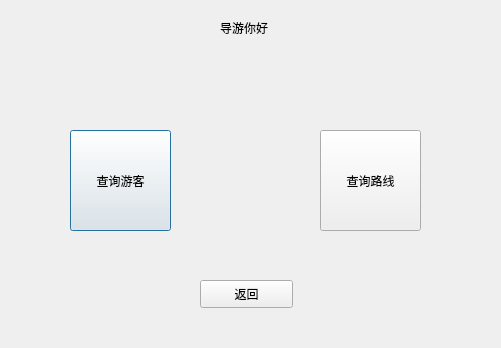
<?xml version="1.0" encoding="UTF-8"?>
<ui version="4.0">
 <class>Dialog</class>
 <widget class="QDialog" name="Dialog">
  <property name="geometry">
   <rect>
    <x>0</x>
    <y>0</y>
    <width>501</width>
    <height>348</height>
   </rect>
  </property>
  <property name="windowTitle">
   <string>Dialog</string>
  </property>
  <widget class="QLabel" name="label">
   <property name="geometry">
    <rect>
     <x>220</x>
     <y>20</y>
     <width>72</width>
     <height>15</height>
    </rect>
   </property>
   <property name="text">
    <string>导游你好</string>
   </property>
  </widget>
  <widget class="QPushButton" name="pushButton">
   <property name="geometry">
    <rect>
     <x>70</x>
     <y>130</y>
     <width>101</width>
     <height>101</height>
    </rect>
   </property>
   <property name="text">
    <string>查询游客</string>
   </property>
  </widget>
  <widget class="QPushButton" name="pushButton_2">
   <property name="geometry">
    <rect>
     <x>320</x>
     <y>130</y>
     <width>101</width>
     <height>101</height>
    </rect>
   </property>
   <property name="text">
    <string>查询路线</string>
   </property>
  </widget>
  <widget class="QPushButton" name="pushButton_3">
   <property name="geometry">
    <rect>
     <x>200</x>
     <y>280</y>
     <width>93</width>
     <height>28</height>
    </rect>
   </property>
   <property name="text">
    <string>返回</string>
   </property>
  </widget>
 </widget>
 <resources/>
 <connections/>
</ui>
